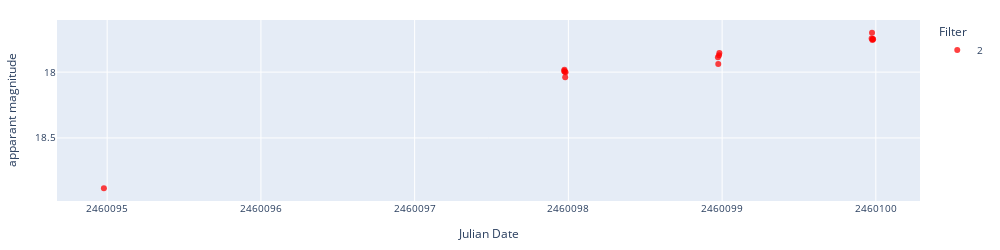

This figure's notebook cell:
### Markdown cell above
### View individual light curve

### Code cell
# Display lasair difference magnitude and apparent magnitude light curves.

objects = ['ZTF23aamskdj']

for object in objects:
    try:
        lc_lasair = load_lasair_lc(object, path=f'../lightcurves_dataset/lasair_{date}')
    except:
        # Create a folder within path for LCs if one does not exist
        if not os.path.exists(f'../lightcurves_dataset/lasair_non_dataset/cache'):
            os.makedirs(f'../lightcurves_dataset/lasair_non_dataset/cache')
        print('Not in dataset')
        download_lasair_lc([object], folderpath=f'../lightcurves_dataset/lasair_non_dataset', cache=f'../lightcurves_dataset/lasair_non_dataset/cache')
        lc_lasair = load_lasair_lc(object, path=f'../lightcurves_dataset/lasair_non_dataset')

    lc_lasair_appmag = lasair_clean(lc_lasair, limit=25, magerrlim=1)

    # print('Lasair difference magnitude')
    # display_lightcurve(lc_lasair,x='jd',y='magpsf',errorCol=errCollasair1)
    print('Lasair apparent magnitude')
    display_lightcurve(lc_lasair_appmag,x='jd',y='dc_mag',errorCol=errCollasair2)

### Figure 1 — Plotly figure (JSON) as saved in the notebook; plotly's stock layout.template omitted (floating-point values rounded to 4 significant figures)
{"data": [{"hovertemplate": "Filter=2<br>Julian Date=%{x}<br>apparant magnitude=%{y}<extra></extra>", "legendgroup": "2", "marker": {"color": "red", "opacity": 0.75, "symbol": "circle"}, "mode": "markers", "name": "2", "orientation": "v", "showlegend": true, "type": "scatter", "x": [2460000.0, 2460000.0, 2460000.0, 2460000.0, 2460000.0, 2460000.0, 2460000.0, 2460000.0, 2460000.0, 2460000.0, 2460000.0, 2460000.0, 2460000.0, 2460000.0, 2460000.0], "xaxis": "x", "y": [18.88, 17.99, 17.98, 18.0, 18.04, 18.0, 17.89, 17.94, 17.87, 17.85, 17.75, 17.7, 17.76, 17.75, 17.75], "yaxis": "y"}], "layout": {"font": {"size": 10}, "height": 250, "legend": {"title": {"text": "Filter"}, "tracegroupgap": 0}, "margin": {"b": 20, "l": 20, "r": 20, "t": 20}, "width": 1000, "xaxis": {"anchor": "y", "domain": [0, 1], "tickformat": "float", "title": {"text": "Julian Date"}}, "yaxis": {"anchor": "x", "autorange": "reversed", "domain": [0, 1], "title": {"text": "apparant magnitude"}}}}
